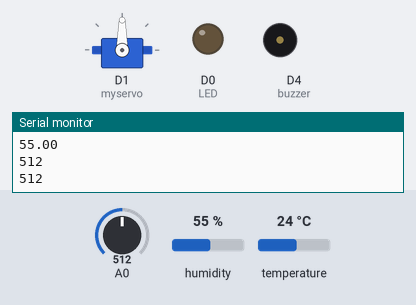
This sketch was run on a simulated ESP8266 (NodeMCU). On the bench: servo, output pins drawn as LEDs (lit = HIGH), buzzer (waves = sounding, pin HIGH), the last lines printed to the serial monitor. The inputs (shaded band) are chosen by the test bench; at power-on: A0 = 512, humidity 55 %, temperature 24 °C. WiFi joins after 1.5 s; servers stay silent unless stated; no MQTT or app messages arrive unless stated.

Above: at 3.2 s.
3.3 s: A0 set to 991
4.8 s: A0 set to 1007
At 5.9 s:
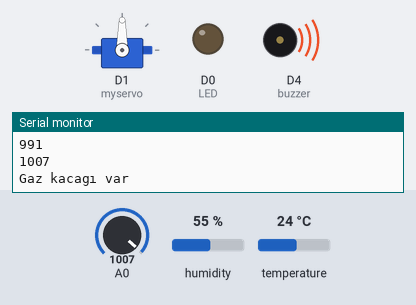
Timing chart, 0 to 7.8 s (numbered marks = the images above; inputs shaded):
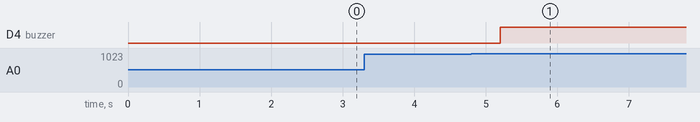

The sketch:

HomeAutomation.ino
```cpp
#include <Servo.h>
#include <ESP8266WiFi.h>
#include <PubSubClient.h>
#include <DHT.h>
#include <Wire.h>
#include <MFRC522.h>
#include <SPI.h>

#define RST_PIN D3 // RST-PIN for RC522 - RFID - SPI - Module GPIO15
#define SS_PIN  D8  // SDA-PIN for RC522 - RFID - SPI - Module GPIO2
MFRC522 rfid(SS_PIN, RST_PIN);

byte ID[4]= {41,100,219,42};
//byte ID1[4]= {69, 197, 233, 169};
#define LED D0
#define DHTPIN D2
#define DHTTYPE DHT11
#define TOPIC "relay"
DHT dht(DHTPIN, DHTTYPE);

Servo myservo ;

const char* ssid = "wifi";  const char* psw = "wifiPsw";

const char* mqttServer = "host";
const int mqttPort = "portNumber";
const char* mqttUser = "user";
const char* mqttPsw = "psw" ;

int buzzer = 2;

WiFiClient espClient;
PubSubClient client(espClient);

void MQTTcallback(char *topic,byte *payload,unsigned int length){
  Serial.print("Message arrived in topic: ");
  Serial.println(topic);

  Serial.print("Message:");

  String message;
  for (int i = 0; i < length; i++) {
    message = message + (char)payload[i];  //Conver *byte to String
  }
   Serial.print(message);
  if(message == "d0_on") {digitalWrite(LED,HIGH);}   //LED on
  if(message == "d0_off") {digitalWrite(LED,LOW);} //LED off
  if(message == "perde_ac") { myservo.write(0);}
  if(message == "perde_kapat"){myservo.write(340);}
  Serial.println();
  Serial.println("-----------------------");
}
//setting up wifi connection
void wifisetup(){
  WiFi.begin(ssid, psw);

  while (WiFi.status() != WL_CONNECTED) {
    delay(500);
    Serial.println("Connecting to WiFi..");
  }
  Serial.print("Connected to WiFi :");
  Serial.println(WiFi.SSID());
  }
// connect as a client agan when disconnected
void reconnect(){
  while (!client.connected()) {
    Serial.println("Connecting to MQTT...");

    if (client.connect("ESP8266", mqttUser, mqttPsw )) {

      Serial.println("connected");
      client.subscribe("relay");

    } else {

      Serial.println("failed with state ");
      Serial.println(client.state());  //If you get state 5: mismatch in configuration
      delay(2000);

    }
  }
}

void setup() {
  delay(500);
  pinMode(LED,OUTPUT);
  pinMode(buzzer, OUTPUT);
  pinMode(A0,INPUT);
  myservo.attach(5);
  Serial.begin(115200);
  SPI.begin();
  rfid.PCD_Init();
  dht.begin();
  wifisetup();

  client.setServer(mqttServer, mqttPort);
  client.setCallback(MQTTcallback);
  client.subscribe("relay");
  client.publish("relay","Hello from ESP");

}

//Pir sensor

bool checkBound(float newValue, float prevValue, float maxDiff) {
  return !isnan(newValue) &&
         (newValue < prevValue - maxDiff || newValue > prevValue + maxDiff);
}


long lastMsg = 0;
float temp = 0.0;
float hum = 0.0;
float diff = 1.0;


void loop() {
  if (!client.connected()) {
    reconnect();
  }
  client.loop();

 // mq2 okuma
  int value = analogRead(A0);
  Serial.println(value);
  if ( value > 1000){
    digitalWrite(buzzer,HIGH);
    Serial.println("Gaz kacagı var");
    client.publish("ALERT","GAZ KACAGII!!");
    delay(10000);
  }
  else {
    digitalWrite(buzzer,LOW);
    delay(500);
  }


//sıcaklık okuma ve guncelleme
   long now = millis();
  if (now - lastMsg > 2000) {
    lastMsg = now;

    float newTemp = dht.readTemperature();
    client.publish("sicaklik", String(newTemp).c_str());
    float newHum = dht.readHumidity();
    client.publish("nem", String(newHum).c_str());

    if (checkBound(newTemp, temp, diff)) {
      temp = newTemp;
      Serial.println("New temperature:");
      Serial.println(String(temp).c_str());
      client.publish("sicaklik", String(temp).c_str());
    }

    if (checkBound(newHum, hum, diff)) {
      hum = newHum;
      Serial.println("New humidity:");
      Serial.println(String(hum).c_str());
      client.publish("nem", String(hum).c_str());
    }

    //rfid kart okuma
  if(! rfid.PICC_IsNewCardPresent())
    return;
   if(! rfid.PICC_ReadCardSerial())
    return;
   //Dogru kartın gelip gelmediğini kontrol et
   if(rfid.uid.uidByte[0] == ID[0] &&
   rfid.uid.uidByte[1] == ID[1] &&
   rfid.uid.uidByte[2] == ID[2] &&
   rfid.uid.uidByte[3] == ID[3]){
    Serial.print("Kapi Acildi");
    client.publish("relay","Kapi açıldı");
    digitalWrite(LED , HIGH);
    delay(3000);
   }
   else{
    Serial.print("Yetkisiz Giris");
   client.publish("ALERT","YETKISIZ GIRIS");
   }
   rfid.PICC_HaltA();

  }


}
```

Measured:
- the behaviour switches between 1000 and 1001 on A0 (found by bisection; images 0 and 1)
- after the input at 4.8 s, D4 (buzzer): LOW → HIGH after 0.41 s
